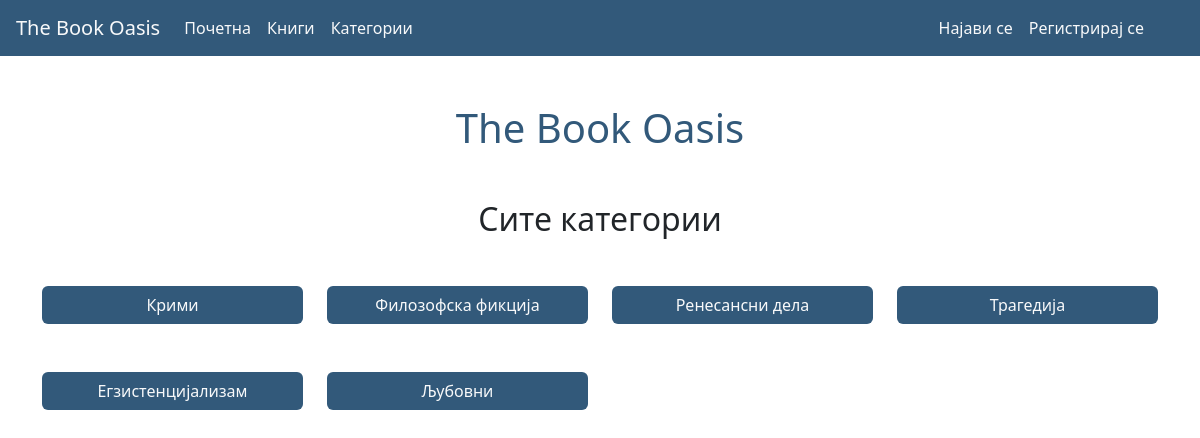
Page /categories/ on the committed database.
### TheBookOasis/models.py (models this page shows, shortened)
class Category(models.Model):
    name = models.CharField(max_length=255)

### TheBookOasis/views.py (the view)
# urls.py: path('categories/',categories,name="categories"),
def categories(request):
    categories= Category.objects.all()
    return render(request,'categories.html',context={"categories":categories})

### templates/categories.html (shortened to what this page needs)
{% extends 'nav.html' %}
{% block content %}
<div class="container mt-5 mb-5">
    <h1 class="text-center" style="color: #32597A">The Book Oasis</h1>
</div>
<h2 class="mt-5 mb-5 text-center">Сите категории</h2>
    <div class="container">
    <div class="row">
        {% for category in categories %}
        <div class="col-md-3 mb-5">
            <a href="{% url 'category' category.id %}" class="btn w-100 h-100 text-light" style="background-color: #32597A;">{{ category.name }}</a>
        </div>
        {% endfor %}
    </div>
    </div>
{% endblock %}

### rows in the picture
Category: name "Крими"
Category: name "Филозофска фикција"
Category: name "Ренесансни дела"
Category: name "Трагедија"
Category: name "Егзистенцијализам"
Category: name "Љубовни"
